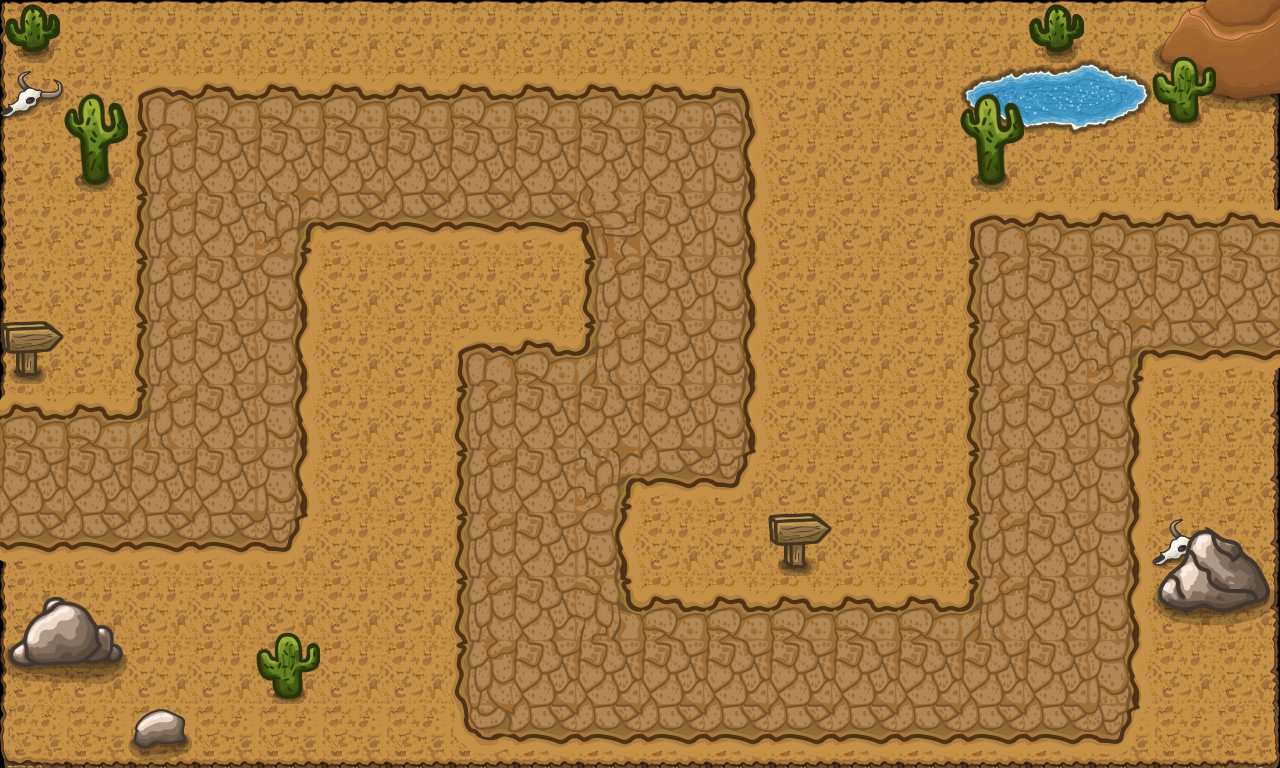

This is a level from a 2D game, rendered from its Tiled map with the project's own tilesets. A one-line summary and the complete map file follow:
An orthogonal 20x12 tile map with 64x64 px tiles, 4 tile layers (Ground Layer, Path, Decorations, Decorations 2) and 1 object.

<map version="1.10" tiledversion="1.10.2" orientation="orthogonal" renderorder="right-down" width="20" height="12" tilewidth="64" tileheight="64" infinite="0" nextlayerid="6" nextobjectid="3">
 <tileset firstgid="1" source="tileset.tsx" />
 <layer id="1" name="Ground Layer" width="20" height="12">
  <data encoding="csv">
1,2,2,2,2,2,2,2,2,2,2,2,2,2,2,2,2,2,2,3,
15,16,16,16,16,16,16,16,16,16,16,16,16,16,16,16,16,16,16,17,
15,16,16,16,16,16,16,16,16,16,16,16,16,16,16,16,16,16,16,17,
15,16,16,16,16,16,16,16,16,16,16,16,16,16,16,16,16,16,16,17,
15,16,16,16,16,16,16,16,16,16,16,16,16,16,16,16,16,16,16,17,
15,16,16,16,16,16,16,16,16,16,16,16,16,16,16,16,16,16,16,17,
15,16,16,16,16,16,16,16,16,16,16,16,16,16,16,16,16,16,16,17,
15,16,16,16,16,16,16,16,16,16,16,16,16,16,16,16,16,16,16,17,
15,16,16,16,16,16,16,16,16,16,16,16,16,16,16,16,16,16,16,17,
15,16,16,16,16,16,16,16,16,16,16,16,16,16,16,16,16,16,16,17,
15,16,16,16,16,16,16,16,16,16,16,16,16,16,16,16,16,16,16,17,
29,30,30,30,30,30,30,30,30,30,30,30,30,30,30,30,30,30,30,31
</data>
 </layer>
 <layer id="2" name="Path" width="20" height="12">
  <data encoding="csv">
0,0,0,0,0,0,0,0,0,0,0,0,0,0,0,0,0,0,0,0,
0,0,4,5,5,5,5,5,5,5,5,6,0,0,0,0,0,0,0,0,
0,0,18,19,19,19,19,19,19,19,19,20,0,0,0,0,0,0,0,0,
0,0,18,19,22,33,33,33,33,21,19,20,0,0,0,4,5,5,5,5,
0,0,18,19,20,0,0,0,0,18,19,20,0,0,0,18,19,19,19,19,
0,0,18,19,20,0,0,4,5,7,19,20,0,0,0,18,19,22,33,33,
5,5,7,19,20,0,0,18,19,19,19,20,0,0,0,18,19,20,0,0,
19,19,19,19,20,0,0,18,19,22,33,34,0,0,0,18,19,20,0,0,
33,33,33,33,34,0,0,18,19,20,0,0,0,0,0,18,19,20,0,0,
0,0,0,0,0,0,0,18,19,8,5,5,5,5,5,7,19,20,0,0,
0,0,0,0,0,0,0,18,19,19,19,19,19,19,19,19,19,20,0,0,
0,0,0,0,0,0,0,32,33,33,33,33,33,33,33,33,33,34,0,0
</data>
 </layer>
 <layer id="3" name="Decorations" width="20" height="12">
  <data encoding="csv">
49,0,0,0,0,0,0,0,0,0,0,0,0,0,0,119,120,121,127,128,
48,57,0,0,0,0,0,0,0,0,0,0,0,0,0,133,134,135,141,142,
0,71,0,0,0,0,0,0,0,0,0,0,0,0,0,147,148,149,0,0,
0,0,0,0,0,0,0,0,0,0,0,0,0,0,0,0,0,0,0,0,
0,0,0,0,0,0,0,0,0,0,0,0,0,0,0,0,0,0,0,0,
47,0,0,0,0,0,0,0,0,0,0,0,0,0,0,0,0,0,0,0,
0,0,0,0,0,0,0,0,0,0,0,0,0,0,0,0,0,0,0,0,
0,0,0,0,0,0,0,0,0,0,0,0,0,0,0,0,0,0,0,0,
0,0,0,0,0,0,0,0,0,0,0,0,47,0,0,0,0,0,48,0,
93,94,0,0,58,0,0,0,0,0,0,0,0,0,0,0,0,0,0,0,
107,108,0,0,72,0,0,0,0,0,0,0,0,0,0,0,0,0,0,0,
0,0,0,0,0,0,0,0,0,0,0,0,0,0,0,0,0,0,0,0
</data>
 </layer>
 <layer id="4" name="Decorations 2" width="20" height="12">
  <data encoding="csv">
0,0,0,0,0,0,0,0,0,0,0,0,0,0,0,0,49,0,58,0,
0,0,0,0,0,0,0,0,0,0,0,0,0,0,0,57,0,0,72,0,
0,0,0,0,0,0,0,0,0,0,0,0,0,0,0,71,0,0,0,0,
0,0,0,0,0,0,0,0,0,0,0,0,0,0,0,0,0,0,0,0,
0,0,0,0,0,0,0,0,0,0,0,0,0,0,0,0,0,0,0,0,
0,0,0,0,0,0,0,0,0,0,0,0,0,0,0,0,0,0,0,0,
0,0,0,0,0,0,0,0,0,0,0,0,0,0,0,0,0,0,0,0,
0,0,0,0,0,0,0,0,0,0,0,0,0,0,0,0,0,0,0,0,
0,0,0,0,0,0,0,0,0,0,0,0,0,0,0,0,0,0,87,88,
0,0,0,0,0,0,0,0,0,0,0,0,0,0,0,0,0,0,101,102,
0,0,0,0,0,0,0,0,0,0,0,0,0,0,0,0,0,0,0,0,
0,0,46,0,0,0,0,0,0,0,0,0,0,0,0,0,0,0,0,0
</data>
 </layer>
 <objectgroup id="5" name="Waypoints">
  <object id="2" x="0" y="0">
   <polyline points="0,0 -168,493.333 217.333,477.333 218.667,145.333 666.667,149.333 664,398.667 529.333,398.667 529.333,666.667 1054.67,668 1054.67,277.333 1360,277.333" />
  </object>
 </objectgroup>
</map>
